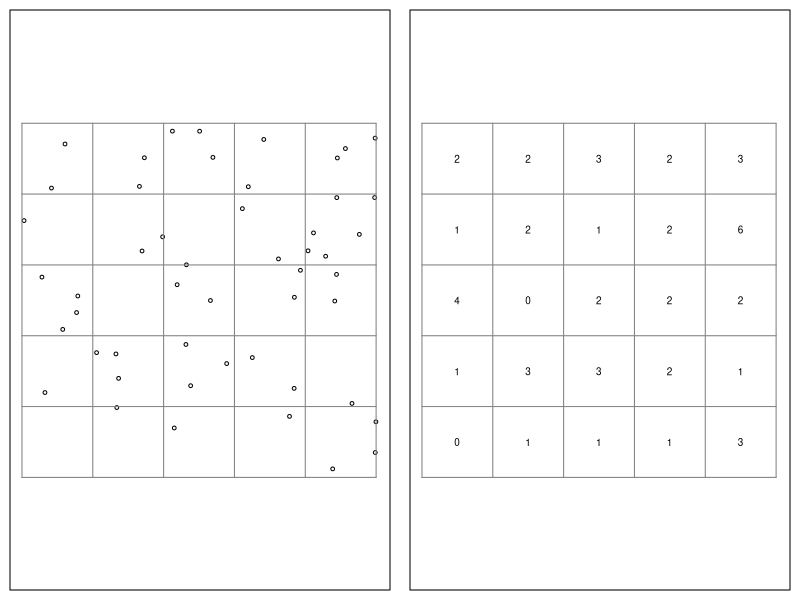
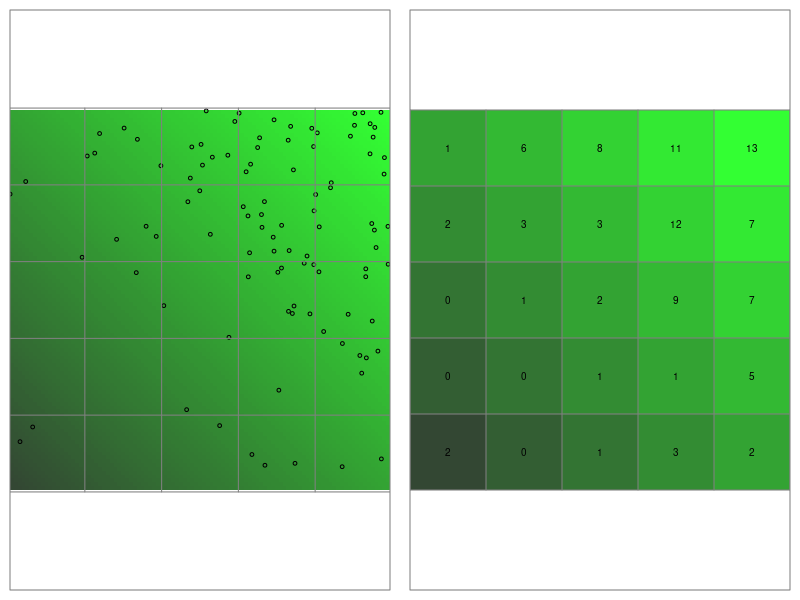
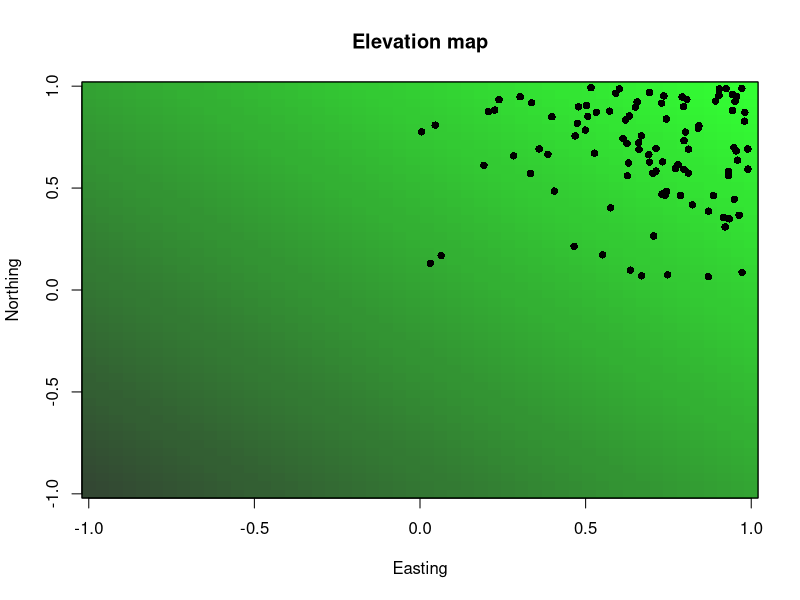

These figures' R source, in order:


# Homogeneous BPP


set.seed(4234)
N <- 50
s <- cbind(runif(N), runif(N)) # points
# counts in each pixel
n.k <- table(cut(s[,1], seq(0, 1, 0.2)),
             cut(s[,2], seq(0, 1, 0.2)))


# plot continuous space and discrete space
png("figs/homoPlots.png", width=5, height=2.5, units="in", res=400)
op <- par(mfrow=c(1, 2), mai=c(0.1, 0.1, 0.1, 0.1))
plot(s, frame=T, ann=FALSE, axes=FALSE, asp=1, cex=0.5)
segments(seq(0, 1, 0.2), 0, seq(0, 1, 0.2), 1, col=gray(0.5))
segments(0, seq(0, 1, 0.2), 1, seq(0, 1, 0.2), col=gray(0.5))
plot(s, frame=T, ann=FALSE, axes=F, type="n", asp=1)
segments(seq(0, 1, 0.2), 0, seq(0, 1, 0.2), 1, col=gray(0.5))
segments(0, seq(0, 1, 0.2), 1, seq(0, 1, 0.2), col=gray(0.5))
y <- 0.1
for(i in 1:nrow(n.k)) {
    text(seq(0.1, 1, by=0.2), y, labels=n.k[,i], cex=0.6)
    y <- y+0.2
}
par(op)
dev.off()









# Heterogeneous BPP





# spatial covariate
elev.fn <- function(x) x[,1]+x[,2]


# 2-dimensional integration over unit square
int2d <- function(alpha, delta=0.02) {
  z <- seq(delta/2, 1-delta/2, delta)
  len <- length(z)
  cell.area <- delta*delta
  S <- cbind(rep(z, each=len), rep(z, times=len))
  sum(exp(alpha*elev.fn(S)) * cell.area)
  }

# Simulate PP using rejection sampling
set.seed(395)
N <- 100
count <- 1
s <- matrix(NA, N, 2)
alpha <- 2 # parameter of interest
while(count <= 100) {
  x.c <- runif(1, 0, 1)
  y.c <- runif(1, 0, 1)
  s.cand <- cbind(x.c,y.c)
  elev.min <- elev.fn(cbind(-1,-1))
  elev.max <- elev.fn(cbind(1,1))
  pr <- exp(alpha*elev.fn(s.cand)) / int2d(alpha)
  Q <- max(c(exp(alpha*elev.min) / int2d(alpha),
             exp(alpha*elev.max) / int2d(alpha)))
  if(runif(1) < pr/Q) {
    s[count,] <- s.cand
    count <- count+1
    cat("accept\n")
    }
  else
    cat("  reject\n")
  }






n.k <- table(cut(s[,1], seq(0, 1, 0.2)),
             cut(s[,2], seq(0, 1, 0.2)))


# plot continuous space and discrete space
png("figs/heteroPlots.png", width=5, height=2.5, units="in", res=400)
op <- par(mfrow=c(1, 2), mai=c(0.1, 0.1, 0.1, 0.1))
Sx <- seq(0.01, 0.99, 0.01)
len <- length(Sx)
S <- cbind(rep(Sx, each=len), rep(Sx, times=len))
elev <- elev.fn(S)
image(Sx, Sx, matrix(elev, len), col=rgb(0,seq(0.1,1,0.01),0,0.8),
      ann=FALSE, axes=FALSE, asp=1)
points(s, cex=0.5)
segments(seq(0, 1, 0.2), 0, seq(0, 1, 0.2), 1, col=gray(0.5))
segments(0, seq(0, 1, 0.2), 1, seq(0, 1, 0.2), col=gray(0.5))
box(col=gray(0.5))
Sx <- seq(0.1, 0.9, 0.2)
len <- length(Sx)
S <- cbind(rep(Sx, each=len), rep(Sx, times=len))
elev <- elev.fn(S)
image(Sx, Sx,
      matrix(elev, len), xlim=c(0,1), ylim=c(0,1),
      col=rgb(0,seq(0.1,1,0.01),0,0.8),
      ann=FALSE, axes=FALSE, asp=1)
segments(seq(0, 1, 0.2), 0, seq(0, 1, 0.2), 1, col=gray(0.5))
segments(0, seq(0, 1, 0.2), 1, seq(0, 1, 0.2), col=gray(0.5))
box(col=gray(0.5))
y <- 0.1
for(i in 1:nrow(n.k)) {
    text(seq(0.1, 1, by=0.2), y, labels=n.k[,i], cex=0.6)
    y <- y+0.2
}
par(op)
dev.off()




# plot the simulated data
png("../figs/elevMap.png", width=7, height=7, units="in", res=400)
Sx <- seq(-1, 1, length=50)
len <- length(Sx)
S <- cbind(rep(Sx, each=len), rep(Sx, times=len))
elev <- elev.fn(S)
image(Sx, Sx, matrix(elev, len), col=rgb(0,seq(0.1,1,0.01),0,0.8),
      xlab="Easting", ylab="Northing", main="Elevation map")
box()
points(s, pch=16)
dev.off()
